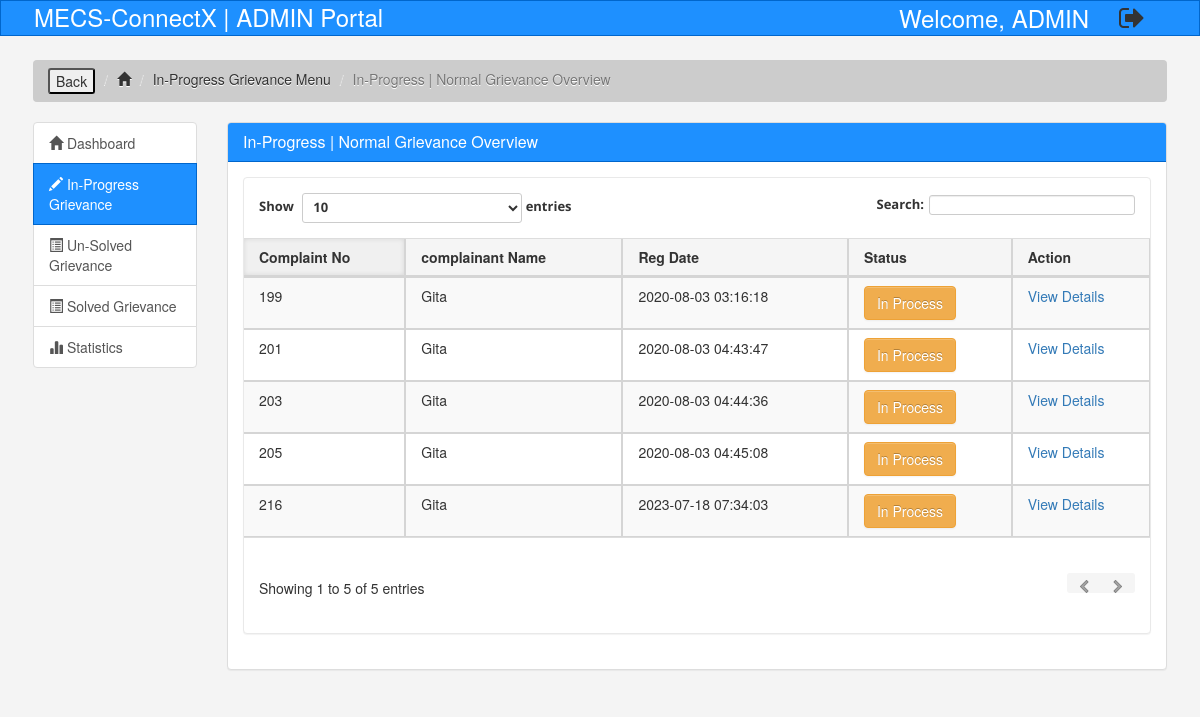
The app's page /admin/AdminreviewGrievance.php (signed in) with its own data.
### tables this page shows
CREATE TABLE `complain` (
  `complaintNumber` int(11) NOT NULL,
  `userId` int(11) DEFAULT NULL,
  `grievanceId` int(11) DEFAULT NULL,
  `complain` mediumtext DEFAULT NULL,
  `proof` varchar(255) DEFAULT NULL,
  `isAnonymous` int(11) DEFAULT NULL,
  `regDate` timestamp NULL DEFAULT current_timestamp(),
  `status` varchar(30) DEFAULT NULL,
  `lastUdationDate` timestamp NULL DEFAULT NULL ON UPDATE current_timestamp(),
  `isGroupComplaint` tinyint(1) NOT NULL
);

CREATE TABLE `student` (
  `student_id` int(11) NOT NULL,
  `name` varchar(30) NOT NULL,
  `email` varchar(40) NOT NULL,
  `password` varchar(100) NOT NULL,
  `mobile` varchar(10) NOT NULL,
  `aadhar` varchar(16) NOT NULL,
  `college` int(11) DEFAULT NULL,
  `course` varchar(25) NOT NULL,
  `branch` varchar(45) NOT NULL,
  `start` varchar(10) NOT NULL,
  `end` int(10) NOT NULL,
  `city` varchar(25) NOT NULL,
  `state` varchar(25) NOT NULL,
  `registration` int(50) NOT NULL,
  `userImage` varchar(255) DEFAULT NULL,
  `regDate` timestamp NOT NULL DEFAULT current_timestamp(),
  `updationDate` timestamp NULL DEFAULT NULL ON UPDATE current_timestamp(),
  `status` int(1) DEFAULT NULL
);

### admin/AdminreviewGrievance.php (the view, shortened to what this page needs)
<?php
include('../include/db.php');
if(strlen($_SESSION['alogin'])==0)
	{
header('location:adminlogin.php');
}
else{
?>
<!DOCTYPE html>
<html lang="en">
<head>
	<link type="text/css" href="bootstrap/css/bootstrap.min.css" rel="stylesheet">
	<link type="text/css" href="bootstrap/css/bootstrap-responsive.min.css" rel="stylesheet">
	<link href="css/theme.css" rel="stylesheet">
	<link type="text/css" href="images/icons/css/font-awesome.css" rel="stylesheet">
	<link href="assets/css/bootstrap.min.css" rel="stylesheet">
	<link rel="stylesheet" href="https://cdnjs.cloudflare.com/ajax/libs/font-awesome/4.7.0/css/font-awesome.min.css">
	<link rel="stylesheet" href="assets/css/style.css">
</head>
<body>
	<?php include('include/header.php'); ?>
	<section id="breadcrumb">
		<div class="container" style="margin-top: 2% ; width: 97%;">
			<ol class="breadcrumb">
				<li><input type="button" value="Back" onclick="history.go(-1)"></li>
			 	<li><a href="index.php"><span class="glyphicon glyphicon-home" aria-hidden="true"></span></a></li>
			 	<li><a href="solvedGrievanceSection.php" style="text-decoration: none;">In-Progress Grievance Menu</a></li>
			 	<li class="active">In-Progress | Normal Grievance Overview</li>
			</ol>
		</div>
	</section>
	<section id="main">
		<div class="container" style="width: 97%;">
			<div class="row">
				<div class="col-md-2">
					<div class="list-group">
						<a href="index.php" class="list-group-item"><span class="glyphicon glyphicon-home" aria-hidden="true"></span> Dashboard</a>
						<a href="reviewGrievanceSection.php" class="list-group-item active main-color-bg"><span class="glyphicon glyphicon-pencil" aria-hidden="true"></span> In-Progress Grievance <span class="badge"></span></a>
						<a href="unsolvedGrievanceSection.php" class="list-group-item"><span class="glyphicon glyphicon-list-alt" aria-hidden="true"></span> Un-Solved Grievance <span class="badge"></span></a>
						<a href="solvedGrievanceSection.php" class="list-group-item"><span class="glyphicon glyphicon-list-alt" aria-hidden="true"></span> Solved Grievance <span class="badge"></span></a>
						<a href="stats.php" class="list-group-item"><span class="glyphicon glyphicon-stats" aria-hidden="true"></span> Statistics</a>
					</div>
				</div>
				<div class="col-md-10">
					<div class="panel panel-default">
						<div class="panel-heading main-color-bg">
							<h3 class="panel-title">In-Progress | Normal Grievance Overview</h3>
						</div>
						<div class="panel-body" style="min-height: 400px;">
					<div class="content">
	<div class="module">
							<div class="module-body table">
								<table cellpadding="0" cellspacing="0" border="0" class="datatable-1 table table-bordered table-striped	 display" >
									<thead>
										<tr>
											<th>Complaint No</th>
											<th>complainant Name</th>
											<th>Reg Date</th>
											<th>Status</th>
											<th>Action</th>
										</tr>
									</thead>
<tbody>
<?php
$status="in process";
$query=mysqli_query($db,"select complain.*,student.name as name from complain join student on student.student_id=complain.userId where complain.status='$status' ");
while($row=mysqli_fetch_array($query))
{
?>
										<tr>
											<td><?php echo htmlentities($row['complaintNumber']);?></td>
											<td><?php echo htmlentities($row['name']);?></td>
											<td><?php echo htmlentities($row['regDate']);?></td>
											<td><button type="button" class="btn btn-warning">In Process</button></td>
											<td>   <a href="complaint-details.php?cid=<?php echo htmlentities($row['complaintNumber']);?>"> View Details</a>
											</td>
											</tr>
										<?php  } ?>
										</tbody>
								</table>
							</div>
						</div>
					</div>
 </div>
					</div>
				</div>
			</div>
		</div>
	</section>
</body>
</html>
<?php } ?>

### admin/assets/css/style.css (style rules this page uses)
body { background: #f4f4f4; }
.main-color-bg { background-color: #1e90ff !important; border-color: #0066cc !important; color: #ffffff !important; }
.breadcrumb { background: #cccccc; color: #333333; }
.breadcrumb a { color: #333333; }

### records on screen
complain: complaintNumber "199", userId.name "Gita", regDate "2020-08-03 03:16:18"
complain: complaintNumber "201", userId.name "Gita", regDate "2020-08-03 04:43:47"
complain: complaintNumber "203", userId.name "Gita", regDate "2020-08-03 04:44:36"
complain: complaintNumber "205", userId.name "Gita", regDate "2020-08-03 04:45:08"
complain: complaintNumber "216", userId.name "Gita", regDate "2023-07-18 07:34:03"
